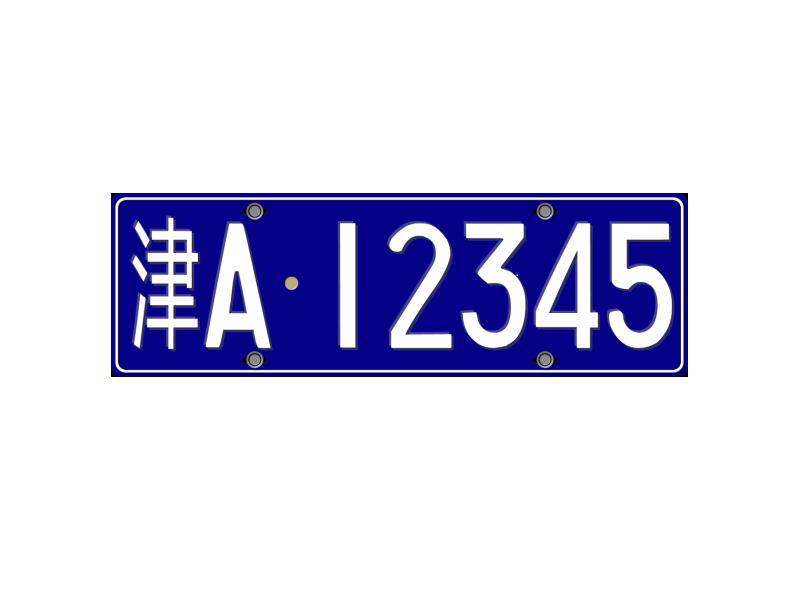
%> input picture MATLAB/test.jpg, 800 x 600 px
$ octave YCbCr.m   (GNU Octave 9; MATLAB toolbox functions it lacks are replaced by stand-ins)
%> lines starting %> are read from the running program, lines starting %| are printed output that depends on the picture
clear all;

close all;

clc;

img = imread('test.jpg');
%> img is the input picture: size 600x800x3 uint8; mean R, G, B 214.7, 213.8, 233.7

figure,imshow(img);

img1 = rgb2ycbcr(img);
%> img1: size 600x800x3 uint8; mean of channels 1, 2, 3 201.8, 136.6, 126.9

figure,
subplot(221),imshow(imrotate(img1,0)),title('YCbCr');
subplot(222),imshow(imrotate(img1(:,:,1),0)),title('Y');
%> after `imshow(imrotate(img1(:,:,1),0))`:
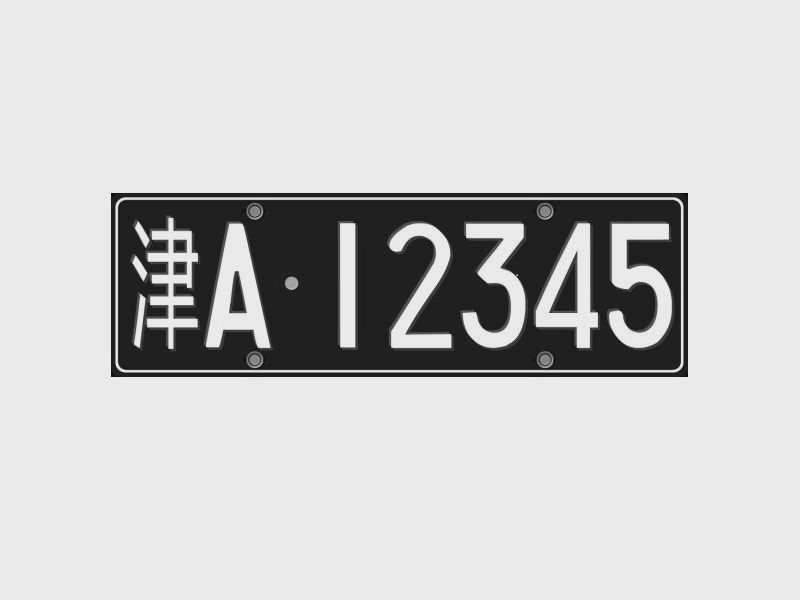
%> displayed picture: size 600x800, on the screen's scale of 0 to 255; min 16, max 235, mean 201.8
subplot(223),imshow(imrotate(img1(:,:,2),0)),title('Cb');
%> after `imshow(imrotate(img1(:,:,2),0))`:
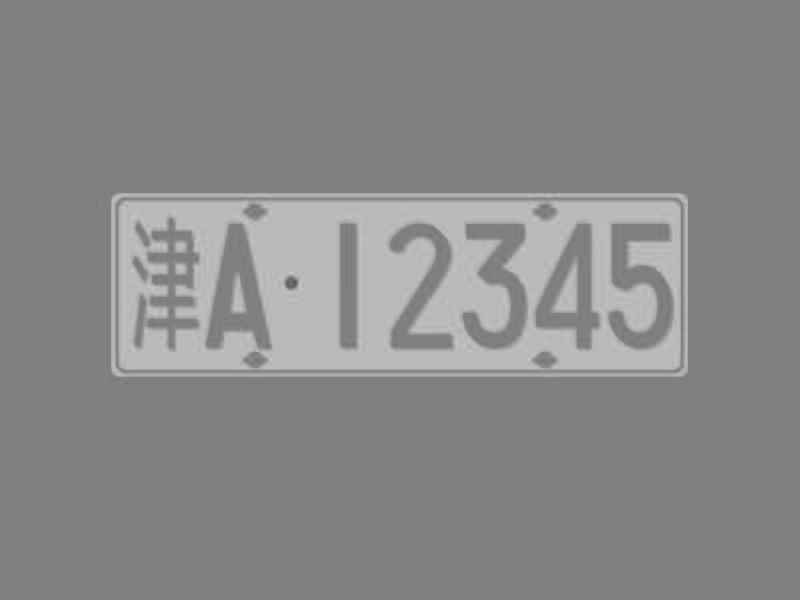
%> displayed picture: size 600x800, on the screen's scale of 0 to 255; min 83, max 198, mean 136.6
subplot(224),imshow(imrotate(img1(:,:,3),0)),title('Cr');
%> after `imshow(imrotate(img1(:,:,3),0))`:
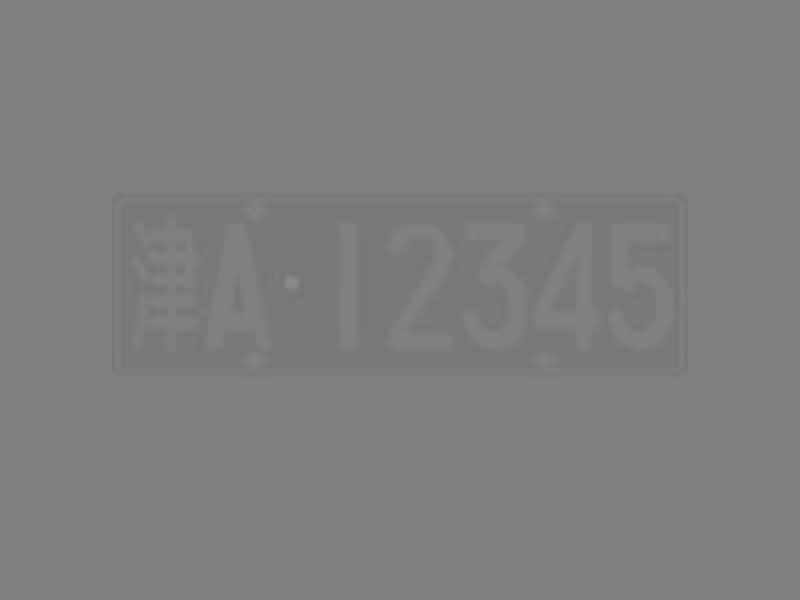
%> displayed picture: size 600x800, on the screen's scale of 0 to 255; min 117, max 141, mean 126.9
